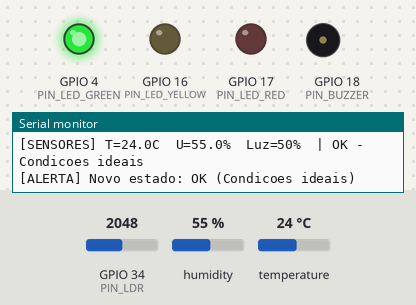
The program below on a simulated ESP32. Shown: output pins drawn as LEDs (lit = HIGH), buzzer (waves = sounding), the last lines printed to the serial monitor. The test bench sets the inputs (shaded band); at power-on: humidity 55 %, temperature 24 °C, GPIO 34 (PIN_LDR) = 2048 (analog values on the 0–4095 scale). WiFi joins after 1.5 s; servers stay silent unless stated; web services answer with replies made up by the test bench.

Above: at 2.3 s.
2.4 s: humidity set to 51 %
9.4 s: humidity set to 48 %
At 13.0 s:
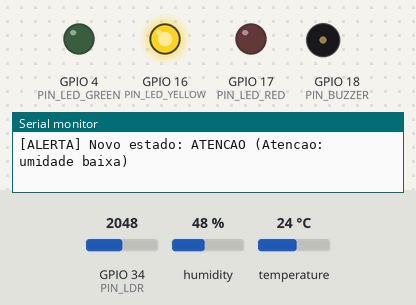
13.7 s: temperature set to 34.3 °C
17.7 s: temperature set to 35.4 °C
At 20.8 s:
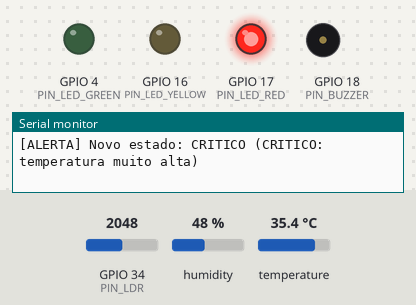
At 22.1 s:
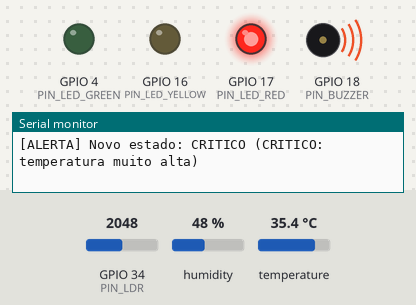
Timing chart, 0 to 22.7 s (numbered marks = the images above; inputs shaded):
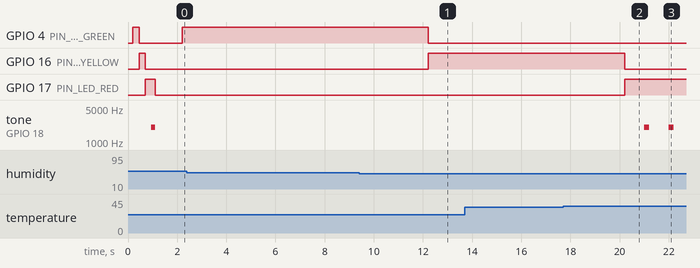

The program:

main.cpp
```cpp
/*
 * AgroTech — Estufa Inteligente
 * ESP32 + DHT22 + LDR + LEDs + buzzer -> ThingSpeak (HTTP)
 *
 * Fluxo do loop():
 *   sensors  -> lê DHT22/LDR (a cada 2 s)
 *   alerts   -> classifica (OK / ATENCAO / CRITICO) com histerese e confirmação
 *   actuators-> LEDs e buzzer (não bloqueante)
 *   cloud    -> Wi-Fi e envio ao ThingSpeak
 *
 * Ajustes: src/config.h   |   Credenciais: src/secrets.h
 */
#include <Arduino.h>
#include "actuators.h"
#include "alerts.h"
#include "cloud.h"
#include "config.h"
#include "sensors.h"
#include "types.h"

namespace {

Reading reading;
AlertResult alert{AlertLevel::Ok, Reason::Ideal, false};
bool hasAlert = false;      // só mostra LEDs depois da 1ª avaliação

void logReading() {
  Serial.printf("[SENSORES] T=%.1fC  U=%.1f%%  Luz=%d%%  | %s - %s\n",
                reading.temp, reading.hum, reading.lightPct,
                alerts::levelText(alert.level), alerts::reasonText(alert.reason));
}

}  // namespace

void setup() {
  Serial.begin(115200);
  delay(200);
  Serial.println(F("\n=== AgroTech Estufa Inteligente ==="));

  actuators::begin();
  sensors::begin();
  actuators::selfTest();
  cloud::begin();
}

void loop() {
  cloud::loop();

  if (sensors::update(reading)) {
    const AlertResult res = alerts::update(reading);
    alert = res;
    hasAlert = true;
    logReading();
    if (res.changed) {
      Serial.printf("[ALERTA] Novo estado: %s (%s)\n",
                    alerts::levelText(res.level), alerts::reasonText(res.reason));
    }
  }

  if (hasAlert) actuators::apply(alert.level);
  cloud::publish(reading, alert);
}
```

actuators.cpp
```cpp
#include "actuators.h"
#include "config.h"

// Compatibilidade: a API LEDC mudou no Arduino-ESP32 3.x (usa o pino em vez do canal).
#if defined(ESP_ARDUINO_VERSION_MAJOR) && ESP_ARDUINO_VERSION_MAJOR >= 3
  #define BUZZER_ATTACH()   ledcAttach(cfg::PIN_BUZZER, cfg::BUZZER_FREQ_HZ, 8)
  #define BUZZER_TONE(f)    ledcWriteTone(cfg::PIN_BUZZER, (f))
#else
  #define BUZZER_ATTACH()   do { ledcSetup(cfg::BUZZER_CHANNEL, cfg::BUZZER_FREQ_HZ, 8); \
                                 ledcAttachPin(cfg::PIN_BUZZER, cfg::BUZZER_CHANNEL); } while (0)
  #define BUZZER_TONE(f)    ledcWriteTone(cfg::BUZZER_CHANNEL, (f))
#endif

namespace {

bool buzzerOn = false;

void buzzer(bool on) {
  if (on == buzzerOn) return;          // só mexe no hardware quando muda
  buzzerOn = on;
  BUZZER_TONE(on ? cfg::BUZZER_FREQ_HZ : 0);
}

void leds(bool green, bool yellow, bool red) {
  digitalWrite(cfg::PIN_LED_GREEN, green);
  digitalWrite(cfg::PIN_LED_YELLOW, yellow);
  digitalWrite(cfg::PIN_LED_RED, red);
}

}  // namespace

namespace actuators {

void begin() {
  pinMode(cfg::PIN_LED_GREEN, OUTPUT);
  pinMode(cfg::PIN_LED_YELLOW, OUTPUT);
  pinMode(cfg::PIN_LED_RED, OUTPUT);
  BUZZER_ATTACH();
  buzzerOn = true;                     // força o primeiro desligamento
  buzzer(false);
  leds(false, false, false);
}

void selfTest() {
  leds(true, false, false);  delay(250);
  leds(false, true, false);  delay(250);
  leds(false, false, true);  delay(250);
  buzzer(true);              delay(150);
  buzzer(false);
  leds(false, false, false);
}

void apply(AlertLevel level) {
  leds(level == AlertLevel::Ok,
       level == AlertLevel::Attention,
       level == AlertLevel::Critical);

  // Crítico: bipe intermitente (200 ms ligado / 800 ms desligado), sem delay().
  buzzer(level == AlertLevel::Critical && (millis() % 1000UL) < 200UL);
}

}  // namespace actuators
```

actuators.h
```cpp
#pragma once
#include "types.h"

namespace actuators {
void begin();
void selfTest();                 // acende os LEDs em sequência e apita (≈1 s)
void apply(AlertLevel level);    // chamar a cada loop(); não bloqueia
}  // namespace actuators
```

alerts.cpp
```cpp
#include "alerts.h"
#include "config.h"

namespace {

struct Raw {
  AlertLevel level;
  Reason reason;
};

AlertLevel curLevel = AlertLevel::Ok;
Reason curReason = Reason::Ideal;
AlertLevel pendLevel = AlertLevel::Ok;
Reason pendReason = Reason::Ideal;
uint8_t pendCount = 0;
bool firstEvaluation = true;

// Classifica a amostra sem memória de confirmação.
// Histerese: se já estamos em alarme, os limites "encolhem" — o valor precisa
// voltar com folga para a faixa ideal antes de o alarme sair (evita pisca-pisca).
Raw evaluate(const Reading& r, AlertLevel cur) {
  if (r.sensorFault) return {AlertLevel::Attention, Reason::SensorFault};

  const bool inCrit  = (cur == AlertLevel::Critical);
  const bool inAlarm = (cur != AlertLevel::Ok);

  const float tc = inCrit  ? cfg::HYST_TEMP : 0.0f;
  const float hc = inCrit  ? cfg::HYST_HUM  : 0.0f;
  const float ta = inAlarm ? cfg::HYST_TEMP : 0.0f;
  const float ha = inAlarm ? cfg::HYST_HUM  : 0.0f;
  const int   la = inAlarm ? cfg::HYST_LIGHT : 0;

  // 1) Críticos primeiro
  if (r.temp > cfg::TEMP_CRIT_MAX - tc) return {AlertLevel::Critical, Reason::TempCritHigh};
  if (r.temp < cfg::TEMP_CRIT_MIN + tc) return {AlertLevel::Critical, Reason::TempCritLow};
  if (r.hum  > cfg::HUM_CRIT_MAX  - hc) return {AlertLevel::Critical, Reason::HumCritHigh};
  if (r.hum  < cfg::HUM_CRIT_MIN  + hc) return {AlertLevel::Critical, Reason::HumCritLow};

  // 2) Atenção
  if (r.temp > cfg::TEMP_MAX - ta) return {AlertLevel::Attention, Reason::TempHigh};
  if (r.temp < cfg::TEMP_MIN + ta) return {AlertLevel::Attention, Reason::TempLow};
  if (r.hum  > cfg::HUM_MAX  - ha) return {AlertLevel::Attention, Reason::HumHigh};
  if (r.hum  < cfg::HUM_MIN  + ha) return {AlertLevel::Attention, Reason::HumLow};
  if (r.lightPct < cfg::LIGHT_MIN_PCT + la) return {AlertLevel::Attention, Reason::LowLight};

  return {AlertLevel::Ok, Reason::Ideal};
}

}  // namespace

namespace alerts {

AlertResult update(const Reading& r) {
  AlertResult res{curLevel, curReason, false};

  // Ainda sem nenhum dado de temperatura/umidade: não decide nada.
  if (!r.sensorFault && (isnan(r.temp) || isnan(r.hum))) return res;

  const Raw raw = evaluate(r, curLevel);

  // Primeira avaliação: aplica direto (não faz sentido "confirmar" o estado inicial).
  if (firstEvaluation) {
    firstEvaluation = false;
    curLevel = raw.level;
    curReason = raw.reason;
    pendCount = 0;
    return {curLevel, curReason, true};
  }

  if (raw.level == curLevel && raw.reason == curReason) {
    pendCount = 0;                                   // estável: descarta candidato
    return res;
  }

  // Confirmação: o mesmo novo estado precisa aparecer N vezes seguidas.
  if (pendCount > 0 && raw.level == pendLevel && raw.reason == pendReason) {
    pendCount++;
  } else {
    pendLevel = raw.level;
    pendReason = raw.reason;
    pendCount = 1;
  }

  if (pendCount >= cfg::CONFIRM_READINGS) {
    curLevel = pendLevel;
    curReason = pendReason;
    pendCount = 0;
    return {curLevel, curReason, true};
  }
  return res;
}

const char* reasonText(Reason reason) {
  switch (reason) {
    case Reason::Ideal:        return "Condicoes ideais";
    case Reason::TempHigh:     return "Atencao: temperatura alta";
    case Reason::TempLow:      return "Atencao: temperatura baixa";
    case Reason::HumHigh:      return "Atencao: umidade alta";
    case Reason::HumLow:       return "Atencao: umidade baixa";
    case Reason::LowLight:     return "Atencao: pouca luz";
    case Reason::TempCritHigh: return "CRITICO: temperatura muito alta";
    case Reason::TempCritLow:  return "CRITICO: temperatura muito baixa";
    case Reason::HumCritHigh:  return "CRITICO: umidade muito alta";
    case Reason::HumCritLow:   return "CRITICO: umidade muito baixa";
    case Reason::SensorFault:  return "Atencao: falha no sensor DHT22";
  }
  return "";
}

const char* levelText(AlertLevel level) {
  switch (level) {
    case AlertLevel::Ok:        return "OK";
    case AlertLevel::Attention: return "ATENCAO";
    case AlertLevel::Critical:  return "CRITICO";
  }
  return "";
}

}  // namespace alerts
```

alerts.h
```cpp
#pragma once
#include "types.h"

namespace alerts {
// Avalia a amostra e devolve o estado (com histerese e confirmação).
AlertResult update(const Reading& r);

const char* reasonText(Reason reason);
const char* levelText(AlertLevel level);
}  // namespace alerts
```

cloud.cpp
```cpp
#include "cloud.h"
#include "alerts.h"
#include "config.h"
#include "secrets.h"
#include <HTTPClient.h>
#include <WiFi.h>

namespace {

uint32_t lastWifiAttempt = 0;
bool wasConnected = false;

uint32_t lastSend = 0;       // quando enviamos (ou tentamos) pela última vez
uint32_t nextSendAt = 0;     // próximo envio periódico/retentativa
uint8_t  failures = 0;
bool     everSent = false;
AlertLevel lastSentLevel = AlertLevel::Ok;
uint32_t sentOk = 0, sentFail = 0;

String urlEncode(const char* s) {
  String out;
  char buf[4];
  for (; *s; ++s) {
    const char c = *s;
    if (isalnum(static_cast<unsigned char>(c)) || c == '-' || c == '_' || c == '.' || c == '~') {
      out += c;
    } else {
      snprintf(buf, sizeof(buf), "%%%02X", static_cast<unsigned char>(c));
      out += buf;
    }
  }
  return out;
}

// Campos do canal: 1=Temperatura 2=Umidade 3=Luminosidade 4=Nivel (0/1/2)
bool sendToThingSpeak(const Reading& r, const AlertResult& a) {
  String url = String(cfg::TS_URL) + "?api_key=" + secrets::TS_API_KEY;
  if (!isnan(r.temp)) url += "&field1=" + String(r.temp, 1);   // em falha de sensor, omite
  if (!isnan(r.hum))  url += "&field2=" + String(r.hum, 1);
  url += "&field3=" + String(r.lightPct);
  url += "&field4=" + String(static_cast<int>(a.level));
  url += "&status=" + urlEncode(alerts::reasonText(a.reason));

  WiFiClient client;
  HTTPClient http;
  http.setConnectTimeout(cfg::HTTP_TIMEOUT_MS);
  http.setTimeout(cfg::HTTP_TIMEOUT_MS);
  if (!http.begin(client, url)) return false;

  const int code = http.GET();
  const String body = (code > 0) ? http.getString() : String();
  http.end();

  // ThingSpeak responde o ID da entrada gravada; "0" significa que rejeitou.
  const bool ok = (code == 200 && body.toInt() > 0);
  Serial.printf("[NUVEM] HTTP %d | entrada #%s | %s (ok=%lu falhas=%lu)\n",
                code, body.c_str(), ok ? "ENVIADO" : "FALHA",
                static_cast<unsigned long>(sentOk + (ok ? 1 : 0)),
                static_cast<unsigned long>(sentFail + (ok ? 0 : 1)));
  return ok;
}

}  // namespace

namespace cloud {

void begin() {
  WiFi.mode(WIFI_STA);
  WiFi.begin(secrets::WIFI_SSID, secrets::WIFI_PASS);
  lastWifiAttempt = millis();
  Serial.printf("[WIFI] Conectando a %s...\n", secrets::WIFI_SSID);
}

void loop() {
  const bool connected = (WiFi.status() == WL_CONNECTED);

  if (connected && !wasConnected) {
    Serial.printf("[WIFI] Conectado. IP=%s RSSI=%d dBm\n",
                  WiFi.localIP().toString().c_str(), WiFi.RSSI());
  } else if (!connected && wasConnected) {
    Serial.println("[WIFI] Conexao perdida.");
  }
  wasConnected = connected;

  if (!connected && millis() - lastWifiAttempt >= cfg::WIFI_RETRY_MS) {
    lastWifiAttempt = millis();
    WiFi.disconnect();
    WiFi.begin(secrets::WIFI_SSID, secrets::WIFI_PASS);
    Serial.println("[WIFI] Tentando reconectar...");
  }
}

void publish(const Reading& r, const AlertResult& a) {
  if (WiFi.status() != WL_CONNECTED) return;
  if (isnan(r.temp) && !r.sensorFault) return;          // ainda sem dados

  const uint32_t now = millis();
  const bool periodicDue = static_cast<int32_t>(now - nextSendAt) >= 0;
  const bool levelChanged = everSent && a.level != lastSentLevel &&
                            (now - lastSend) >= cfg::CLOUD_MIN_GAP_MS;
  if (!periodicDue && !levelChanged) return;

  lastSend = now;
  if (sendToThingSpeak(r, a)) {
    sentOk++;
    failures = 0;
    everSent = true;
    lastSentLevel = a.level;
    nextSendAt = now + cfg::CLOUD_INTERVAL_MS;
  } else {
    sentFail++;
    if (failures < 8) failures++;
    uint32_t wait = cfg::CLOUD_RETRY_BASE_MS << (failures - 1);   // backoff exponencial
    if (wait > cfg::CLOUD_RETRY_MAX_MS) wait = cfg::CLOUD_RETRY_MAX_MS;
    nextSendAt = now + wait;
  }
}

}  // namespace cloud
```

cloud.h
```cpp
#pragma once
#include "types.h"

namespace cloud {
void begin();                                             // inicia o Wi-Fi
void loop();                                              // mantém/reconecta o Wi-Fi (não bloqueia)
void publish(const Reading& r, const AlertResult& a);     // decide quando enviar ao ThingSpeak
}  // namespace cloud
```

secrets.example.h
```cpp
#pragma once
/*
 * Modelo de credenciais. Copie este arquivo para "secrets.h" e preencha.
 * O arquivo secrets.h está no .gitignore e NÃO deve ser enviado ao GitHub.
 */
namespace secrets {
constexpr const char* WIFI_SSID    = "Wokwi-GUEST";        // rede virtual do Wokwi
constexpr const char* WIFI_PASS    = "";                   // senha em branco
constexpr const char* TS_API_KEY   = "SUA_WRITE_API_KEY";  // Write API Key do canal ThingSpeak
}  // namespace secrets
```

sensors.cpp
```cpp
#include "sensors.h"
#include "config.h"
#include <DHT.h>

namespace {

DHT dht(cfg::PIN_DHT, DHT22);
uint32_t lastSample = 0;
uint8_t dhtFailures = 0;

// Lê o LDR várias vezes e devolve a média em % (100 = muita luz).
int readLightPct() {
  uint32_t acc = 0;
  for (uint8_t i = 0; i < cfg::LDR_OVERSAMPLE; i++) {
    acc += analogRead(cfg::PIN_LDR);
    delayMicroseconds(200);
  }
  const int raw = acc / cfg::LDR_OVERSAMPLE;          // 0..4095
  const int pct = constrain(map(raw, 0, 4095, 0, 100), 0, 100);
  return cfg::LDR_DARK_IS_HIGH ? 100 - pct : pct;
}

// Valores fora da faixa física do DHT22 são tratados como erro de leitura.
bool plausible(float t, float h) {
  return !isnan(t) && !isnan(h) && t >= -40.0f && t <= 80.0f && h >= 0.0f && h <= 100.0f;
}

}  // namespace

namespace sensors {

void begin() {
  dht.begin();
  analogReadResolution(12);
  pinMode(cfg::PIN_LDR, INPUT);
  lastSample = millis();   // o DHT22 precisa de ~2 s após ligar
}

bool update(Reading& r) {
  const uint32_t now = millis();
  if (now - lastSample < cfg::SAMPLE_INTERVAL_MS) return false;
  lastSample = now;

  const float t = dht.readTemperature();
  const float h = dht.readHumidity();

  if (plausible(t, h)) {
    r.temp = t;
    r.hum = h;
    r.dhtOk = true;
    r.sensorFault = false;
    dhtFailures = 0;
  } else {
    r.dhtOk = false;
    if (dhtFailures < 255) dhtFailures++;
    Serial.printf("[DHT22] Leitura invalida (%u/%u)\n", dhtFailures, cfg::DHT_FAILS_TO_FAULT);
    if (dhtFailures >= cfg::DHT_FAILS_TO_FAULT) {   // não reaproveita dado velho
      r.sensorFault = true;
      r.temp = NAN;
      r.hum = NAN;
    }
  }

  r.lightPct = readLightPct();
  return true;
}

}  // namespace sensors
```

sensors.h
```cpp
#pragma once
#include "types.h"

namespace sensors {
void begin();
// Faz uma nova amostragem a cada cfg::SAMPLE_INTERVAL_MS.
// Retorna true quando 'r' foi atualizado.
bool update(Reading& r);
}  // namespace sensors
```

types.h
```cpp
#pragma once
/* types.h — tipos compartilhados entre os módulos. */
#include <Arduino.h>

// Nível de alerta. Valor numérico = valor enviado ao ThingSpeak (field4).
enum class AlertLevel : uint8_t { Ok = 0, Attention = 1, Critical = 2 };

// Motivo do estado atual (usado no log e no campo "status" do ThingSpeak).
enum class Reason : uint8_t {
  Ideal,
  TempHigh, TempLow, HumHigh, HumLow, LowLight,
  TempCritHigh, TempCritLow, HumCritHigh, HumCritLow,
  SensorFault
};

// Uma amostra dos sensores.
struct Reading {
  float temp = NAN;          // °C (NAN = sem dado válido)
  float hum = NAN;           // % UR
  int   lightPct = 0;        // 0..100 (100 = muita luz)
  bool  dhtOk = false;       // a última leitura do DHT22 foi válida?
  bool  sensorFault = false; // falhas consecutivas do DHT22
};

// Resultado da avaliação de alertas.
struct AlertResult {
  AlertLevel level;
  Reason reason;
  bool changed;              // true quando o estado mudou nesta avaliação
};
```

config.h
```cpp
#pragma once
/*
 * config.h — todos os parâmetros ajustáveis do projeto em um só lugar.
 * Para mudar limites, pinos ou intervalos, edite apenas este arquivo.
 */
#include <Arduino.h>

namespace cfg {

// ----------------------------- Pinos -----------------------------
// Lado esquerdo do ESP32 = sensores | lado direito = atuadores
constexpr uint8_t PIN_DHT          = 32;   // DHT22 (dados)
constexpr uint8_t PIN_LDR          = 34;   // LDR (analógico, ADC1 — ADC2 não funciona com Wi-Fi)
constexpr uint8_t PIN_BUZZER       = 18;
constexpr uint8_t PIN_LED_RED      = 17;
constexpr uint8_t PIN_LED_YELLOW   = 16;
constexpr uint8_t PIN_LED_GREEN    = 4;

constexpr uint8_t  BUZZER_CHANNEL  = 0;    // canal LEDC (core 2.x)
constexpr uint16_t BUZZER_FREQ_HZ  = 2000;

// ------------------- Limites agronômicos (ajuste à cultura) -------------------
constexpr float TEMP_MIN = 18.0f,  TEMP_MAX = 30.0f;    // faixa ideal (°C)
constexpr float TEMP_CRIT_MIN = 10.0f, TEMP_CRIT_MAX = 35.0f;
constexpr float HUM_MIN  = 50.0f,  HUM_MAX  = 80.0f;    // faixa ideal (%)
constexpr float HUM_CRIT_MIN = 30.0f,  HUM_CRIT_MAX = 90.0f;
constexpr int   LIGHT_MIN_PCT = 20;                     // abaixo = pouca luz (%)

// Histerese: para SAIR de um alarme o valor precisa recuar esta margem
constexpr float HYST_TEMP  = 0.5f;   // °C
constexpr float HYST_HUM   = 2.0f;   // % UR
constexpr int   HYST_LIGHT = 3;      // %

// Confirmação: nº de leituras seguidas necessárias para mudar de estado
constexpr uint8_t CONFIRM_READINGS = 2;

// ----------------------------- Sensores -----------------------------
// No Wokwi o módulo LDR retorna valor MAIOR no escuro. Se o seu ficar invertido, use false.
constexpr bool    LDR_DARK_IS_HIGH   = true;
constexpr uint8_t LDR_OVERSAMPLE     = 16;     // média de N leituras (reduz ruído)
constexpr uint8_t DHT_FAILS_TO_FAULT = 3;      // falhas seguidas até declarar "falha de sensor"

// ----------------------------- Tempos (ms) -----------------------------
constexpr uint32_t SAMPLE_INTERVAL_MS = 2000;   // DHT22 aceita no mínimo 2 s
constexpr uint32_t CLOUD_INTERVAL_MS  = 20000;  // envio periódico (ThingSpeak free: > 15 s)
constexpr uint32_t CLOUD_MIN_GAP_MS   = 16000;  // intervalo mínimo entre envios (inclui envio por mudança de estado)
constexpr uint32_t CLOUD_RETRY_BASE_MS = 5000;  // backoff: 5 s, 10 s, 20 s... até CLOUD_RETRY_MAX_MS
constexpr uint32_t CLOUD_RETRY_MAX_MS  = 60000;
constexpr uint32_t WIFI_RETRY_MS      = 10000;
constexpr uint32_t HTTP_TIMEOUT_MS    = 5000;

// ----------------------------- ThingSpeak -----------------------------
constexpr const char* TS_URL = "http://api.thingspeak.com/update";

}  // namespace cfg
```

Measured:
- the behaviour switches between 50 and 49 % on humidity (found by bisection; images 0 and 1)
- the behaviour switches between 35 and 35.1 °C on temperature (found by bisection; images 1 and 2)
- after the input at 9.4 s, GPIO 4 (PIN_LED_GREEN): HIGH → LOW after 2.8 s; GPIO 16 (PIN_LED_YELLOW): LOW → HIGH after 2.8 s
- after the input at 17.7 s, GPIO 16 (PIN_LED_YELLOW): HIGH → LOW after 2.5 s; GPIO 17 (PIN_LED_RED): LOW → HIGH after 2.5 s; tone on GPIO 18 (PIN_BUZZER): alternates 2000 Hz for 0.20 s and silent for 0.80 s, starting after 3.3 s
